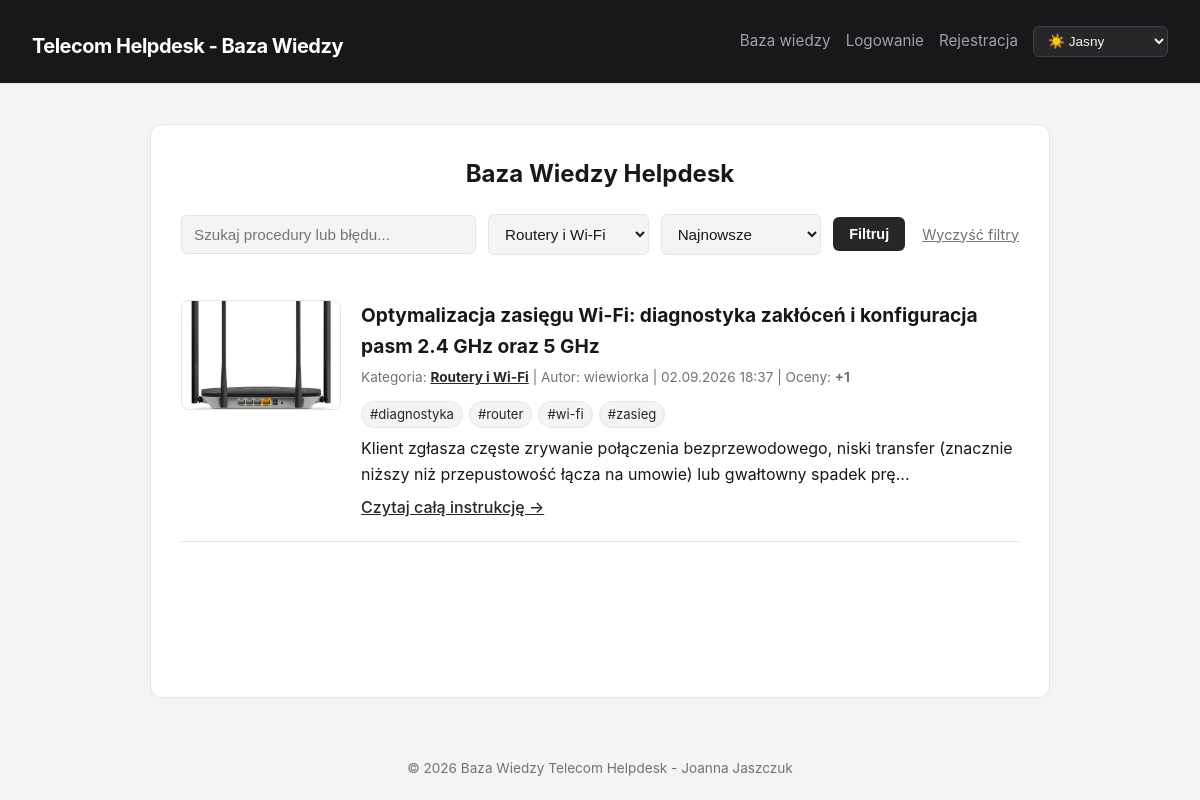
/index.php?cat=2, run on the app's committed database.
### tables this page shows
CREATE TABLE `articles` (
  `id` int(11) NOT NULL,
  `title` varchar(255) NOT NULL,
  `content` text NOT NULL,
  `image` varchar(255) DEFAULT NULL,
  `category_id` int(11) NOT NULL,
  `user_id` int(11) NOT NULL,
  `is_pinned` tinyint(1) NOT NULL DEFAULT 0,
  `created_at` timestamp NOT NULL DEFAULT current_timestamp()
);

CREATE TABLE `categories` (
  `id` int(11) NOT NULL,
  `name` varchar(100) NOT NULL
);

CREATE TABLE `users` (
  `id` int(11) NOT NULL,
  `username` varchar(50) NOT NULL,
  `password` varchar(255) NOT NULL,
  `role` varchar(20) NOT NULL DEFAULT 'user',
  `is_active` tinyint(1) NOT NULL DEFAULT 1,
  `created_at` timestamp NOT NULL DEFAULT current_timestamp()
);

### includes/tags.php (called while the page is built, shortened)
<?php
function getArticleTags(PDO $pdo, int $articleId): array
{
    $stmt = $pdo->prepare(
        'SELECT t.name
         FROM tags t
         JOIN article_tags at ON at.tag_id = t.id
         WHERE at.article_id = ?
         ORDER BY t.name ASC'
    );
    $stmt->execute([$articleId]);
    return $stmt->fetchAll(PDO::FETCH_COLUMN);
}

### index.php (the view, shortened to what this page needs)
<?php
require_once 'includes/db.php';
require_once 'includes/tags.php';
require_once 'includes/header.php';
$search = trim($_GET['search'] ?? '');
$categoryFilter = (int)($_GET['cat'] ?? 0);
$selectedTags = [];
$selectedTags = array_keys($selectedTags);
$sort = $_GET['sort'] ?? 'latest';
$page = max(1, (int)($_GET['page'] ?? 1));
$perPage = 5;
$categories = $pdo->query("SELECT * FROM categories ORDER BY name ASC")->fetchAll();
$offset = ($page - 1) * $perPage;
$sql = "SELECT a.*, c.name AS category_name, u.username,
               COUNT(r.id) AS upvotes_count
        FROM articles a
        JOIN categories c ON a.category_id = c.id
        JOIN users u ON a.user_id = u.id
        LEFT JOIN ratings r ON a.id = r.article_id
        WHERE 1=1";
$params = [];
if ($categoryFilter > 0) {
    $sql .= " AND a.category_id = ?";
    $params[] = $categoryFilter;
}
$sql .= " GROUP BY a.id";
if ($sort === 'popular') {
    $sql .= " ORDER BY a.is_pinned DESC, upvotes_count DESC, a.created_at DESC";
} else {
    $sql .= " ORDER BY a.is_pinned DESC, a.created_at DESC";
}
$sql .= " LIMIT " . (int)$perPage . " OFFSET " . (int)$offset;
$stmt = $pdo->prepare($sql);
$stmt->execute($params);
$articles = $stmt->fetchAll();
?>
<h2 class="page-heading">Baza Wiedzy Helpdesk</h2>
<form method="GET" action="index.php" class="filters-form">
    <input type="text" name="search" placeholder="Szukaj procedury lub błędu..." value="<?= htmlspecialchars($search) ?>">
    <select name="cat">
        <?php foreach ($categories as $cat): ?>
            <option value="<?= $cat['id'] ?>" <?= $categoryFilter === (int)$cat['id'] ? 'selected' : '' ?>>
                <?= htmlspecialchars($cat['name']) ?>
            </option>
        <?php endforeach; ?>
    </select>
    <select name="sort">
        <option value="latest" <?= $sort === 'latest' ? 'selected' : '' ?>>Najnowsze</option>
    </select>
    <button type="submit">Filtruj</button>
    <?php if (!empty($search) || $categoryFilter > 0 || !empty($selectedTags) || $sort !== 'latest'): ?>
        <a href="index.php" class="clear-filter">Wyczyść filtry</a>
    <?php endif; ?>
</form>
<div class="articles-list">
    <?php if (empty($articles)): ?>
        <p>Brak artykułów spełniających kryteria.</p>
    <?php else: ?>
        <?php foreach ($articles as $art): ?>
            <article class="article-card" style="<?= !empty($art['is_pinned']) ? 'border-left: 4px solid #f59e0b; background: rgba(245, 158, 11, 0.05);' : '' ?>">
                <?php if (!empty($art['image']) && file_exists('uploads/' . $art['image'])): ?>
                    <div class="article-thumbnail">
                        <a href="article.php?id=<?= $art['id'] ?>">
                            <img src="uploads/<?= htmlspecialchars($art['image']) ?>" alt="<?= htmlspecialchars($art['title']) ?>">
                        </a>
                    </div>
                <?php endif; ?>
                <div class="article-body">
                    <h3>
                        <a href="article.php?id=<?= $art['id'] ?>"><?= htmlspecialchars($art['title']) ?></a>
                    </h3>
                    <p class="article-meta">
                        Kategoria:
                        <a href="index.php?cat=<?= $art['category_id'] ?>"><strong><?= htmlspecialchars($art['category_name']) ?></strong></a>
                        | Autor: <?= htmlspecialchars($art['username']) ?>
                        | <?= date('d.m.Y H:i', strtotime($art['created_at'])) ?>
                        | Oceny: <strong>+<?= (int)$art['upvotes_count'] ?></strong>
                    </p>
                    <?php $articleTags = getArticleTags($pdo, (int)$art['id']); ?>
                    <?php if (!empty($articleTags)): ?>
                        <div class="article-tags">
                            <?php foreach ($articleTags as $tag): ?>
                                <?php $tagParams = ['search' => $search, 'cat' => $categoryFilter, 'sort' => $sort, 'tag' => array_values(array_unique(array_merge($selectedTags, [$tag])))]; ?>
                                <a href="index.php?<?= htmlspecialchars(http_build_query($tagParams)) ?>" class="tag-link">#<?= htmlspecialchars($tag) ?></a>
                            <?php endforeach; ?>
                        </div>
                    <?php endif; ?>
                    <p><?= htmlspecialchars(mb_substr($art['content'], 0, 150)) ?>...</p>
                    <a href="article.php?id=<?= $art['id'] ?>" class="read-more">Czytaj całą instrukcję &rarr;</a>
                </div>
            </article>
        <?php endforeach; ?>
    <?php endif; ?>
</div>
<?php require_once 'includes/footer.php'; ?>

### assets/css/style.css (style rules this page uses)
:root, [data-theme="light"] { --bg-main: #f4f4f5; --bg-card: #ffffff; --bg-header: #18181b; --text-main: #18181b; --text-muted: #71717a; --border-color: #e4e4e7; --accent: #27272a; --accent-hover: #3f3f46; --accent-text: #ffffff; }
* { box-sizing: border-box; margin: 0; padding: 0; }
body, .container, .main-header, .article-card, button, input, select, textarea { transition: background-color 0.25s ease, color 0.25s ease, border-color 0.25s ease; }
body { font-family: -apple-system, BlinkMacSystemFont, "Segoe UI", Roboto, sans-serif; background-color: var(--bg-main); color: var(--text-main); line-height: 1.6; min-height: 100vh; display: flex; flex-direction: column; }
input[type="text"], input[type="email"], input[type="password"], select, textarea { width: 100%; padding: 10px 12px; margin-top: 6px; border: 1px solid var(--border-color); border-radius: 6px; background-color: var(--bg-main); color: var(--text-main); font-size: 0.95rem; }
button { background-color: var(--accent); color: var(--accent-text); padding: 9px 16px; border: none; border-radius: 6px; font-weight: 600; font-size: 0.9rem; cursor: pointer; text-decoration: none; display: inline-block; }
a { color: var(--accent); }
.filters-form { display: flex; gap: 12px; align-items: center; flex-wrap: wrap; margin-bottom: 25px; }
.filters-form input[type="text"] { flex: 2; min-width: 200px; margin-top: 0; }
.filters-form select { flex: 1; min-width: 150px; margin-top: 0; }
.auth-heading, .auth-switch, .page-heading { text-align: center; }
.page-heading { margin-bottom: 20px; }
.clear-filter { color: var(--text-muted); font-size: 0.9rem; text-decoration: underline; margin-left: 5px; }
.article-card { display: flex; gap: 20px; align-items: flex-start; padding: 20px 0; border-bottom: 1px solid var(--border-color); }
.article-thumbnail { flex-shrink: 0; width: 160px; height: 110px; border-radius: 8px; overflow: hidden; border: 1px solid var(--border-color); }
.article-thumbnail img { width: 100%; height: 100%; object-fit: cover; display: block; }
.article-body { flex: 1; }
.article-body h3 a { color: var(--text-main); text-decoration: none; font-size: 1.2rem; }
.article-meta { font-size: 0.85rem; color: var(--text-muted); margin: 6px 0 12px 0; }
.read-more { display: inline-block; margin-top: 8px; font-weight: 500; }
.article-tags { display: flex; flex-wrap: wrap; gap: 6px; margin: 8px 0; }
.tag-link { display: inline-block; padding: 2px 8px; border: 1px solid var(--border-color); border-radius: 999px; color: var(--accent); background: var(--bg-main); font-size: 0.82rem; text-decoration: none; }

### data on the page
articles: image (picture), title "Optymalizacja zasięgu Wi-Fi: diagnostyka zakłóceń i konfiguracja pasm 2.4 GHz oraz 5 GHz", category.name "Routery i Wi-Fi", user.username "wiewiorka", created_at "02.09.2026 18:37", upvotes_count "1", tag "diagnostyka", tag "router", tag "wi-fi", tag "zasieg", content "Klient zgłasza częste zrywanie połączenia bezprzewodowego, niski transfer (znacznie niższy niż przepustowość łącza na umowie) lub gwałtowny spadek prę"

### other printed values
form field cat "Routery i Wi-Fi"
